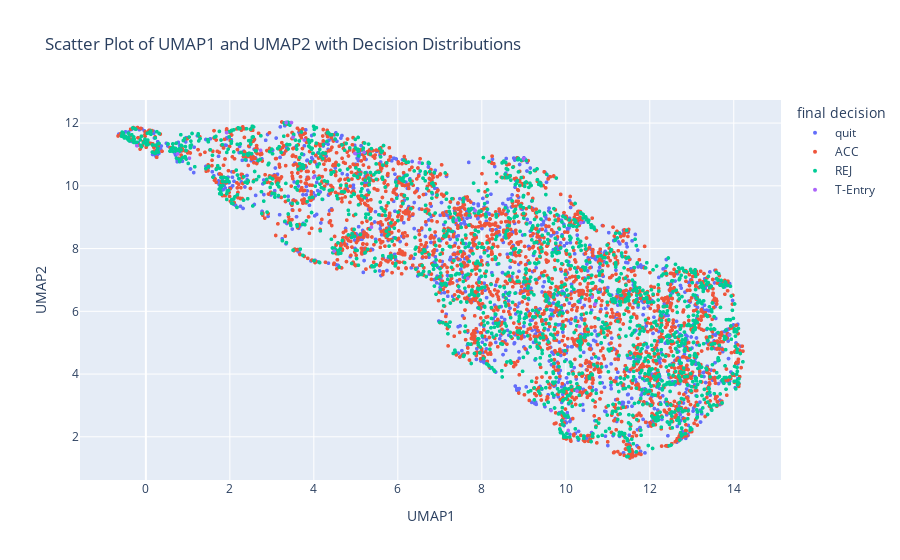

Here is the notebook cell this chart was saved with:
### Code cell
pca_columns = [f'speed {i+1}' for i in range(12)]

"""
Performs UMAP on the coordinate columns of the DataFrame and adds the UMAP components to the DataFrame.

Parameters:
df (pandas.DataFrame): The input DataFrame containing the coordinate data.
coord_columns (list): List of coordinate column names to include in UMAP.
n_components (int): Number of UMAP components to extract.

Returns:
pandas.DataFrame: The DataFrame with the UMAP components added.
"""
# Extract the coordinate data
coords_data = straight_walking_speed_profiles[pca_columns]

# Perform UMAP
reducer = umap.UMAP(n_components=2, random_state=42)
umap_components = reducer.fit_transform(coords_data)

# Create a DataFrame for the UMAP components
umap_columns = [f'UMAP{i+1}' for i in range(2)]
umap_df = pd.DataFrame(umap_components, columns=umap_columns)

# Add the UMAP components to the original DataFrame
speed_umap = pd.concat([straight_walking_speed_profiles.reset_index(drop=True), umap_df.reset_index(drop=True)], axis=1)

"""
Plots the UMAP results, including a scatter plot of UMAP1 and UMAP2.

Parameters:
df_with_umap (pandas.DataFrame): The DataFrame with the UMAP components.
umap (UMAP): The fitted UMAP object.
decision_column (str): The column name for decisions to color the scatter plot.
"""
# Use Plotly Express for the main scatter plot
fig = px.scatter(speed_umap, x='UMAP1', y='UMAP2', color='final decision',
                 title='Scatter Plot of UMAP1 and UMAP2 with Decision Distributions',
                 labels={'UMAP1': 'UMAP1', 'UMAP2': 'UMAP2'},
                 hover_data=['final decision'])
fig.update_traces(marker=dict(size=4))
fig.show()

### Figure 1 — Plotly figure (JSON) as saved in the notebook; plotly's stock layout.template omitted (floating-point values rounded to 4 significant figures; data arrays with more than 128 entries replaced by an {"elided": "..."} marker saying what was removed)
{"data": [{"customdata": {"elided": "1370x1 str values"}, "hovertemplate": "final decision=%{customdata[0]}<br>UMAP1=%{x}<br>UMAP2=%{y}<extra></extra>", "legendgroup": "quit", "marker": {"color": "#636efa", "size": 4, "symbol": "circle"}, "mode": "markers", "name": "quit", "showlegend": true, "type": "scattergl", "x": {"elided": "1370 float values"}, "xaxis": "x", "y": {"elided": "1370 float values"}, "yaxis": "y"}, {"customdata": {"elided": "2502x1 str values"}, "hovertemplate": "final decision=%{customdata[0]}<br>UMAP1=%{x}<br>UMAP2=%{y}<extra></extra>", "legendgroup": "ACC", "marker": {"color": "#EF553B", "size": 4, "symbol": "circle"}, "mode": "markers", "name": "ACC", "showlegend": true, "type": "scattergl", "x": {"elided": "2502 float values"}, "xaxis": "x", "y": {"elided": "2502 float values"}, "yaxis": "y"}, {"customdata": {"elided": "1807x1 str values"}, "hovertemplate": "final decision=%{customdata[0]}<br>UMAP1=%{x}<br>UMAP2=%{y}<extra></extra>", "legendgroup": "REJ", "marker": {"color": "#00cc96", "size": 4, "symbol": "circle"}, "mode": "markers", "name": "REJ", "showlegend": true, "type": "scattergl", "x": {"elided": "1807 float values"}, "xaxis": "x", "y": {"elided": "1807 float values"}, "yaxis": "y"}, {"customdata": [["T-Entry"], ["T-Entry"], ["T-Entry"], ["T-Entry"], ["T-Entry"], ["T-Entry"], ["T-Entry"], ["T-Entry"], ["T-Entry"], ["T-Entry"], ["T-Entry"], ["T-Entry"], ["T-Entry"], ["T-Entry"], ["T-Entry"], ["T-Entry"], ["T-Entry"], ["T-Entry"], ["T-Entry"], ["T-Entry"], ["T-Entry"], ["T-Entry"], ["T-Entry"], ["T-Entry"], ["T-Entry"], ["T-Entry"], ["T-Entry"]], "hovertemplate": "final decision=%{customdata[0]}<br>UMAP1=%{x}<br>UMAP2=%{y}<extra></extra>", "legendgroup": "T-Entry", "marker": {"color": "#ab63fa", "size": 4, "symbol": "circle"}, "mode": "markers", "name": "T-Entry", "showlegend": true, "type": "scattergl", "x": [3.503, 13.89, 7.664, 7.393, 10.69, 10.27, 3.995, 5.371, 3.773, 1.922, 10.35, 7.843, 6.512, -0.2136, 9.65, 10.06, 1.037, 5.196, 2.731, 4.979, 0.7564, 3.468, 4.482, 3.34, 10.63, 8.994, 10.33], "xaxis": "x", "y": [11.54, 5.242, 7.05, 8.905, 6.216, 3.46, 10.27, 8.682, 11.46, 11.7, 8.821, 9.208, 10.74, 11.28, 2.839, 2.201, 10.88, 11.07, 11.13, 11.03, 11.02, 12.02, 7.921, 12.02, 6.454, 10.87, 5.518], "yaxis": "y"}], "layout": {"legend": {"title": {"text": "final decision"}, "tracegroupgap": 0}, "title": {"text": "Scatter Plot of UMAP1 and UMAP2 with Decision Distributions"}, "xaxis": {"anchor": "y", "domain": [0, 1], "title": {"text": "UMAP1"}}, "yaxis": {"anchor": "x", "domain": [0, 1], "title": {"text": "UMAP2"}}}}
